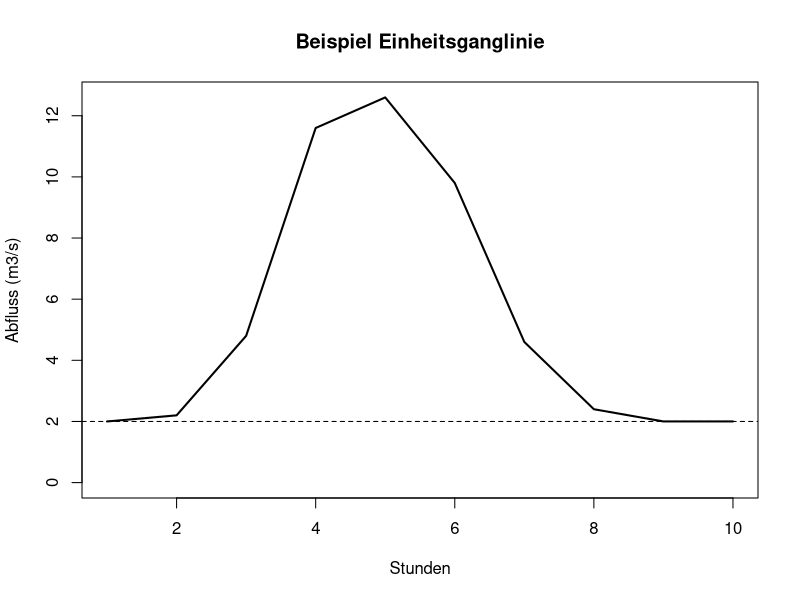

R code for this plot:
# Seminar zu "Einfuehrung in die Modellierung"

# Workspace ausleeren
rm(list = ls())

# EINHEITSGANGLINIENVERFAHREN
# ---------------------------

# Effektivniederschlagsganglinie (in mm/h) 
precip = c(1., 5., 10.)
# Einheitsganglinie
egl = c(0.1, 0.4, 0.3, 0.2)
# Abflussganglinie (in m3/s) - Container
out = rep(0., length(precip) + length(egl) - 1)
# So sieht die Abflussganglinie vor Ausfuehrung aus
print(out)
# Flaeche des Einzugsgebiets (km2)
area = 7.2

# Schleife ueber alle Niederschlagsimpulse
for (i in 1:length(precip)) {
  # Abflussantwort auf Impuls i
  out_i = precip[i] * egl * area / 3.6 
  # Zeitindices, auf welche sich Impuls i verteilt
  ix = i:(i+length(egl)-1)
  # Addiere auf Abflussganglinie
  out[ix] = out[ix] + out_i
}

# Ergebnis (Abflussganglinie) anzeigen
print(out)

# Workspace ausleeren
rm(list = ls())


# Besser: Implementierung als Funktion
func_egl = function(precip, egl, area) {
  # Abflussganglinie (in m3/s)
  out = rep(0., length(precip) + length(egl) - 1)        
  for (i in 1:length(precip)) {
    # Abflussantwort auf Impuls i
    out_i = precip[i] * egl * area / 3.6 
    # Zeitindices, auf welche sich Impuls i verteilt
    ix = i:(i+length(egl)-1)
    # Addiere auf Abflussganglinie
    out[ix] = out[ix] + out_i
  }          
  return(out)
}

# AUFGABE: Wie ruft man diese Funktion mit Argumenten auf?
#<
func_egl(c(1., 5., 10.), c(0.1, 0.4, 0.3, 0.2), 7.2)
func_egl(c(6, 3, 4), c(0.2, 0.5, 0.3), 10.8)
#>


# AUFGABE: Schreibe nun eine Funktion func_egl2, 
#   die den (konstanten) Basisabfluss beruecksichtigt.
#   Fuehre dazu ein zusaetzliches Argument baseflow ein.
#<
func_egl2 = function(precip, egl, area, baseflow) {
  out = rep(baseflow, length(precip) + length(egl) - 1)        
  for (i in 1:length(precip)) {
    out_i = precip[i] * egl * area / 3.6 
    ix = i:(i+length(egl)-1)
    out[ix] = out[ix] + out_i
  }          
  return(out)
}
#>

# Nutzung der Funktion fuer beliebige Argumente 
func_egl2(c(1., 5., 10.), c(0.1, 0.4, 0.3, 0.2), 7.2, 2.)
func_egl2(c(6, 3, 4), c(0.2, 0.5, 0.3), 10.8, 0.)

# AUFGABE: Nutze nun den "plot"-Befehl, um die resultierende 
#   Abflussganglinie (LINIE!) fuer Q zu zeichnen. 
#   Nutze ggf. die Hilfe: ?plot
#   Erweitere den Plot wie folgt:
#   - fuege Achsenbeschriftungen und einen Titel hinzu,
#   - sorge dafuer, dass die y-Achse bei "0" beginnt
#   - ziehe mit "abline" eine horizotale Linie auf Basisabflussniveau
precip = c(0., 1., 10, 5., 1., 0., 0.)
egl = c(0.1, 0.4, 0.3, 0.2)
area = 7.2
basisabfluss = 2.
Q = func_egl2(precip, egl, area, basisabfluss)

#<
plot(x=1:length(Q), y=Q, type="l", lwd=2, ylim=c(0,max(Q)),
     xlab="Stunden", ylab="Abfluss (m3/s)",
     main="Beispiel Einheitsganglinie")
abline(h=basisabfluss, lty="dashed")
#>





